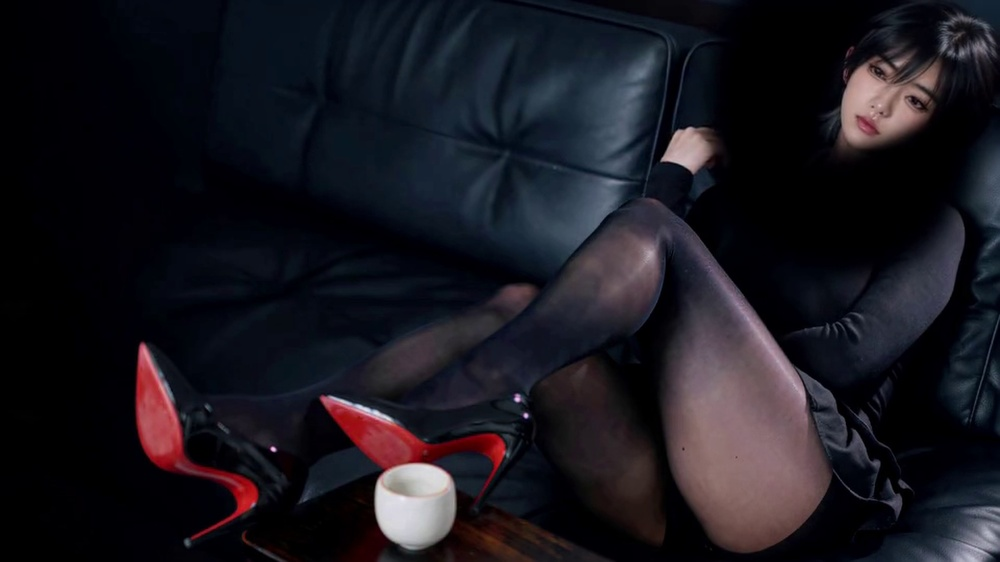
#> input picture assets/images/look-01.jpg, 1000 x 562 px, shrunk from 3840 x 2160 before the run, found by its file name
$ python prepare-headless-references.py --source ../assets/images/look-01.jpg --output out.png
#> lines starting #> are read from the running program, lines starting #| are printed output that depends on the picture; after the words box and inside, x2 and y2 are one past the last pixel; in counts of white or black regions, pixels touching at a corner belong together
"""Remove the source character's head while retaining costume, pose and set.

The resulting images are temporary local conditioning inputs. They are not copied
into the public repository or shipped with the wallpaper.
"""

from __future__ import annotations

import argparse
from pathlib import Path

from PIL import Image, ImageDraw, ImageFilter


LOOKS = [
    "01", "02", "03", "04", "05", "06", "07", "08", "09",
    "classic-20", "classic-24",
    "sit-01", "sit-02", "sit-04", "sit-05", "sit-06", "sit-07", "sit-12",
    "sit-13", "sit-14", "sit-16",
    "recline-01", "recline-02", "recline-03", "recline-04",
    "recline-05", "recline-06", "recline-07",
]

RIGHT_SEATED = {"sit-04", "sit-07", "sit-14"}


def head_geometry(look_id: str) -> tuple[float, float, float, float]:
    if look_id.startswith("sit-"):
        cx = 0.82 if look_id in RIGHT_SEATED else 0.53
        return cx, 0.17, 0.145, 0.29
    if look_id.startswith("recline-"):
        return 0.84, 0.20, 0.145, 0.30
    return 0.84, 0.20, 0.145, 0.30


def remove_head(source: Path, destination: Path, look_id: str) -> None:
#> called with look_id = '01'
    image = Image.open(source).convert("RGB")
#> image is the input picture: PIL image 1000x562 RGB; mean R, G, B 25.5, 23.7, 31
    width, height = image.size
#> width = 1000; height = 562
    cx, cy, rx, ry = head_geometry(look_id)
    box = (
        int((cx - rx) * width),
        int((cy - ry) * height),
        int((cx + rx) * width),
        int((cy + ry) * height),
    )
#> box = (695, -56, 985, 281)
    mask = Image.new("L", image.size, 0)
#> mask: PIL image 1000x562 L; every value is 0
    ImageDraw.Draw(mask).ellipse(box, fill=255)
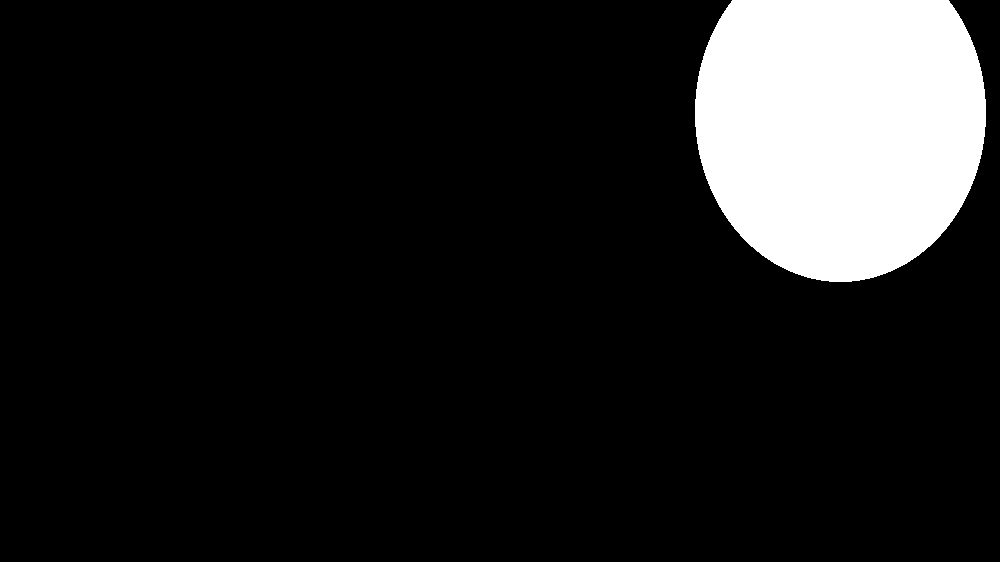
#> mask: PIL image 1000x562 L; 12.2% white; 1 white region, box (x1, y1, x2, y2) and area: (695, 0, 986, 282) 68822
    mask = mask.filter(ImageFilter.GaussianBlur(max(18, width // 90)))
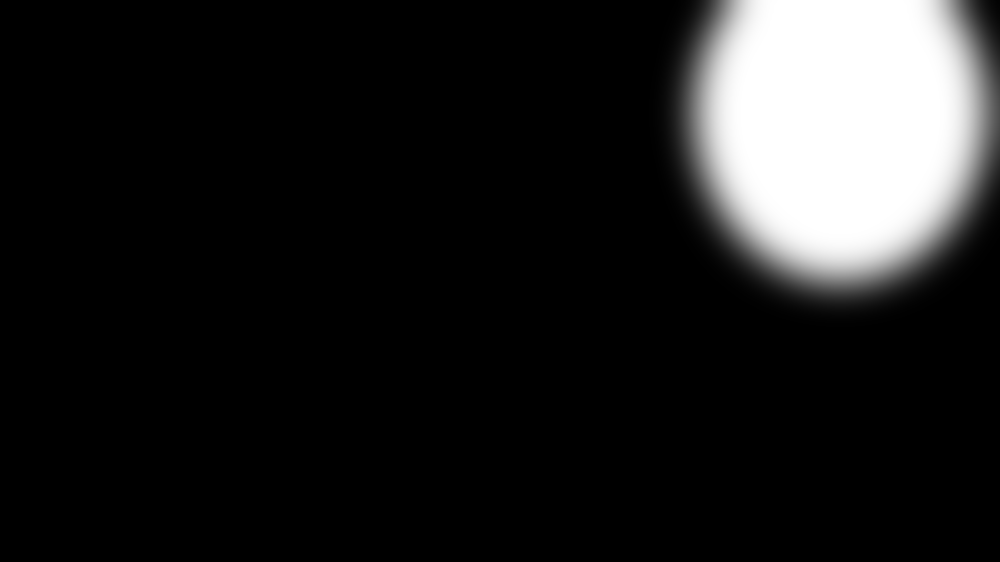
#> mask: PIL image 1000x562 L; min 0, max 255, mean 31.1
    fill = (18, 14, 24) if look_id.startswith(("sit-", "recline-")) else (12, 16, 22)
    replacement = Image.new("RGB", image.size, fill)
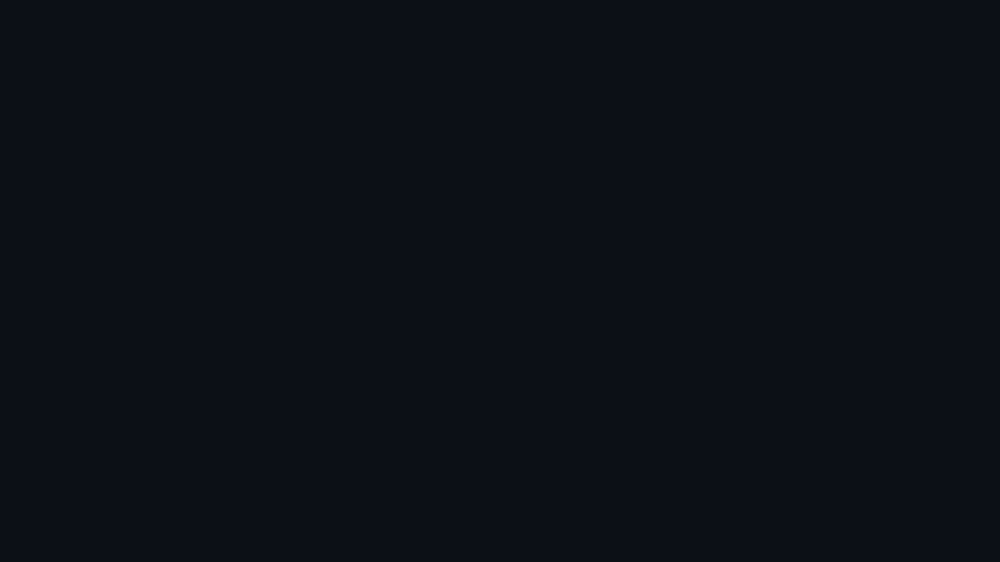
#> replacement: PIL image 1000x562 RGB; mean R, G, B 12, 16, 22
    result = Image.composite(replacement, image, mask)
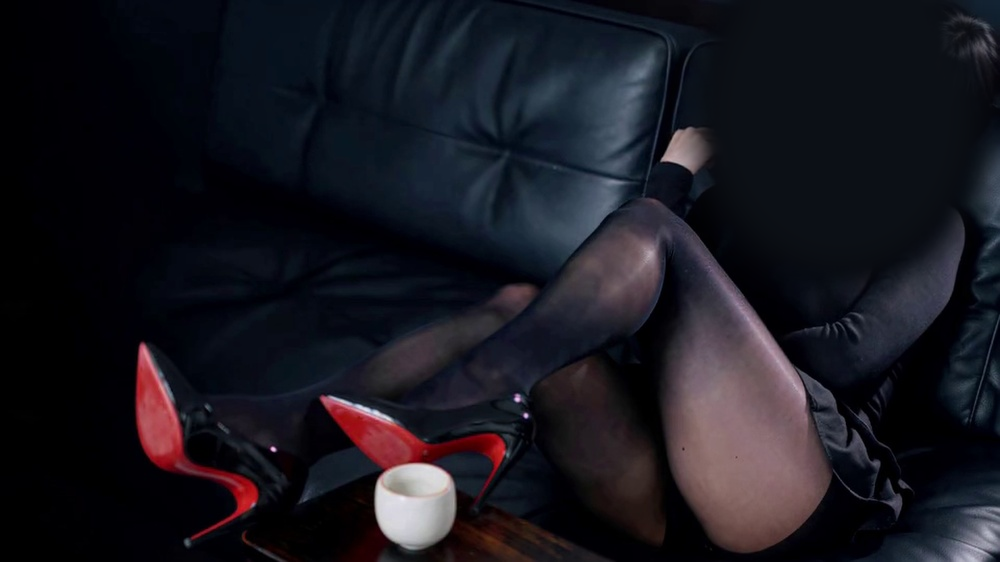
#> result: PIL image 1000x562 RGB; mean R, G, B 24.6, 23.6, 31.3
    destination.parent.mkdir(parents=True, exist_ok=True)
    result.save(destination, quality=95, subsampling=0)


def main() -> None:
    parser = argparse.ArgumentParser()
    parser.add_argument("--source", type=Path, required=True)
    parser.add_argument("--output", type=Path, required=True)
    args = parser.parse_args()
    for look_id in LOOKS:
        source = args.source / f"look-{look_id}.jpg"
        destination = args.output / f"reference-look-{look_id}-headless.jpg"
        remove_head(source, destination, look_id)
        print(destination.name)
#> pass 2 of the loop in main, `for look_id in LOOKS:`:
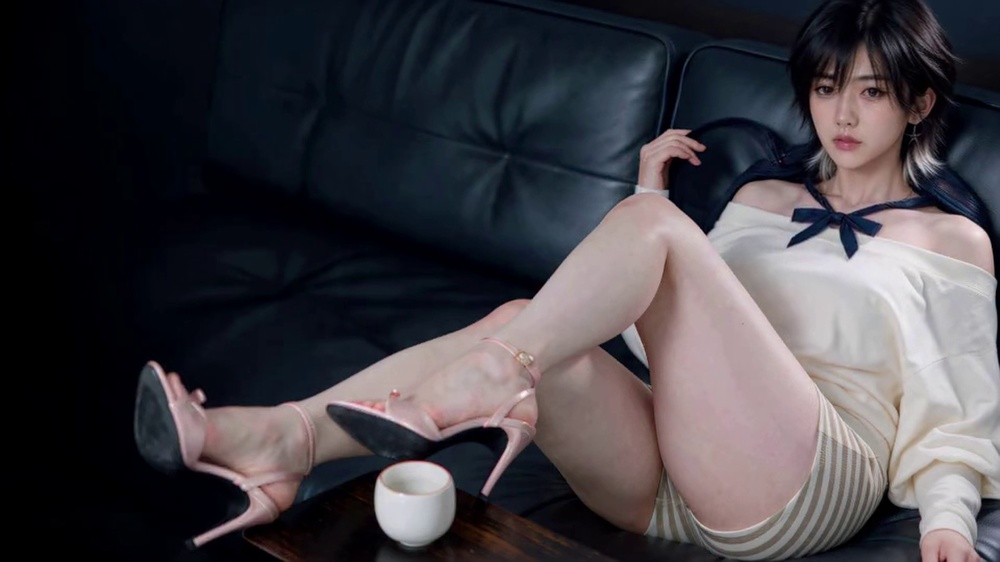
#> input picture assets/images/look-02.jpg, 1000 x 562 px, shrunk from 3840 x 2160 before the run, found by its file name
#> in remove_head, image is the input picture: PIL image 1000x562 RGB; mean R, G, B 66.8, 63.8, 69.2
#> in remove_head (call 2), `result = Image.composite(replacement, image, mask)`:
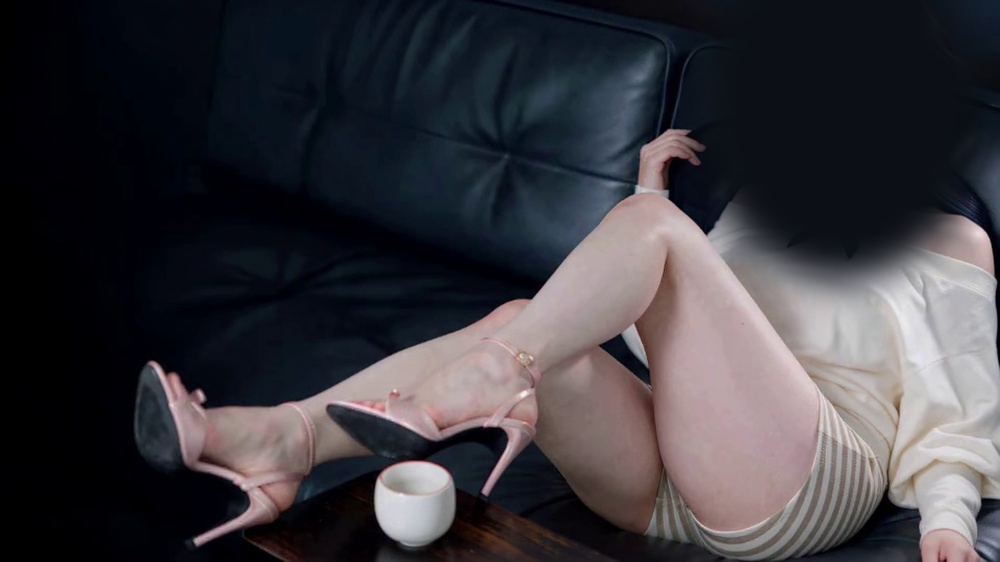
#> result: PIL image 1000x562 RGB; mean R, G, B 59.2, 57.3, 62.5


if __name__ == "__main__":
#> (the run stopped early here; a loop or call above may not have finished)
